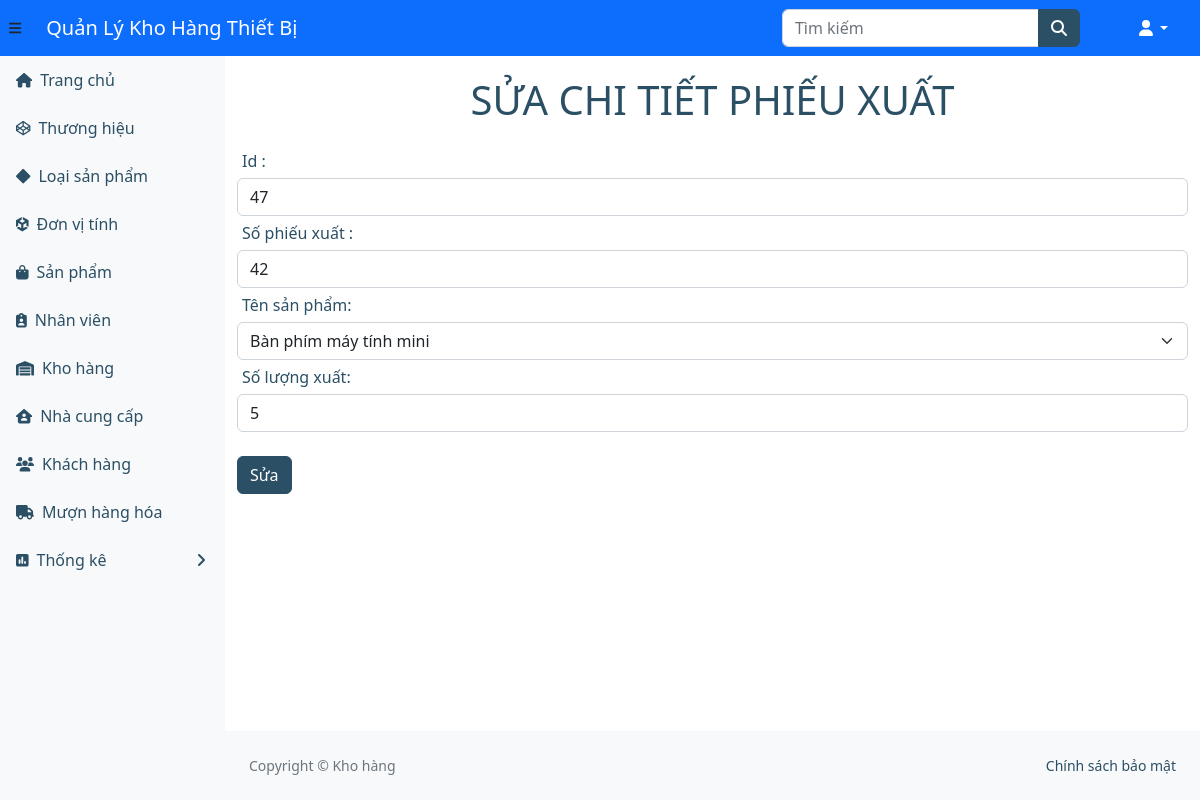
Page /ql-kho/suachitietphieuxuat.php?id=47 (signed in) on the committed database.
### tables this page shows
CREATE TABLE `chitietphieuxuat` (
  `sophieuxuat` int(11) DEFAULT NULL,
  `soluongxuat` int(11) DEFAULT NULL,
  `masanpham` int(11) DEFAULT NULL,
  `ID` int(11) NOT NULL
);

### ql-kho/suachitietphieuxuat.php (the view)
<?php
    include_once("header.php");
?>
<?php
$id = $_REQUEST["id"];
$sql = "SELECT * FROM chitietphieuxuat  WHERE id='" . $id . "'";
$kq = $conn->query($sql) or die("Không thể sửa");
while ($row = mysqli_fetch_array($kq)) {
    echo ("<form name='frmSuaSp' action='xli_suachitietphieuxuat.php' method='post'enctype='multipart/form-data'>");
    echo ("<h1 class='tieudeform'>SỬA CHI TIẾT PHIẾU XUẤT </h1>");
    echo ("<div class = 'form-group' ><label>Id :</label>  <input type='text' class='form-control' name='txtid' value='" . $row["ID"] . "'readonly></div>");
    echo ("<div class = 'form-group' ><label>Số phiếu xuất :</label>  <input type='text' class='form-control' name='txtsophieuxuat' value='" . $row["sophieuxuat"] . "'readonly></div>");
    echo ("<div class = 'form-group' ><label>Tên sản phẩm:</label>");
    $sp=$row["masanpham"];
    echo ("<select name = 'txtmasanpham' class='form-select'>");
    $query = "SELECT * FROM sanpham";
    $res = $conn->query($query);
    while ($r = mysqli_fetch_assoc($res)) {
        if($r['masanpham']==$sp)
            echo "<option selected value='" . $r['masanpham'] . "'>" . $r['tensanpham'] . "</option>";
        else
            echo "<option value='" . $r['masanpham'] . "'>" . $r['tensanpham'] . "</option>";
    }
    echo ("</select>");
    echo("</div>");
    echo ("<div class = 'form-group' ><label>Số lượng xuất:</label>  <input type='text' class='form-control' name='txtsoluongxuat' value='" . $row["soluongxuat"] . "' </div> <br>");
    echo ("<input class = 'btn btn-primary' type='submit' name='sbmsua' value='Sửa'>");
    echo ("</form>");
   }
?>
  <?php
    include("footer.php");
?>

### ql-kho/header.php (style rules this page uses)
h1.tieudeform { text-align: center; text-transform: uppercase; color: #2b4f65; margin: 20px; }
label { margin: 5px; color: #2b4f65; }

### rows in the picture
chitietphieuxuat: txtid "47", txtsophieuxuat "42", txtsoluongxuat "5"

### other values in the picture
form field txtmasanpham "Bàn phím máy tính mini"
